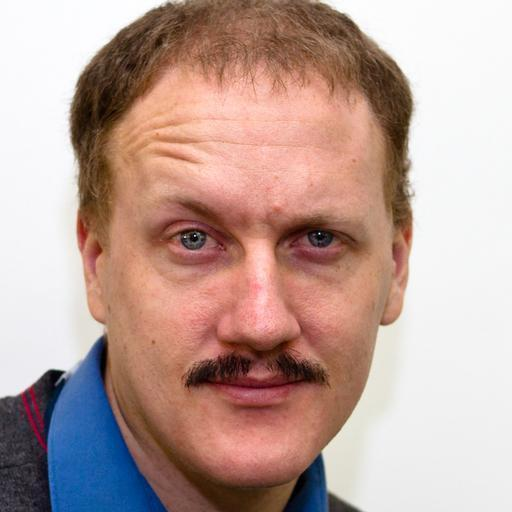
#> input picture dataset/test/imperfection/0011.jpg, 512 x 512 px
$ jupyter execute --allow-errors 02_preprocessing.ipynb
#> lines starting #> are read from the running program, lines starting #| are printed output that depends on the picture
#> further down, img is the input picture: shape (512, 512, 3); mean B, G, R 153.5, 161.1, 188
[cell 1]
from pathlib import Path
import cv2
import numpy as np
import matplotlib.pyplot as plt

import torch
from torchvision import transforms
from torchvision.datasets import ImageFolder
from torch.utils.data import DataLoader

[cell 2]
PROJECT_ROOT = Path.cwd().parent

DATASET_DIR = PROJECT_ROOT / "dataset"

TRAIN_DIR = DATASET_DIR / "train"
VAL_DIR = DATASET_DIR / "val"
TEST_DIR = DATASET_DIR / "test"

print(TRAIN_DIR)

CLAHE Function

[cell 3]
def apply_clahe(image):
    """
    Apply CLAHE on the luminance channel.
    Input: RGB image
    Output: RGB image
    """

    lab = cv2.cvtColor(image, cv2.COLOR_RGB2LAB)
#> lab: shape (512, 512, 3); mean of channels 0, 1, 2 173.1, 138.7, 136.8

    l, a, b = cv2.split(lab)
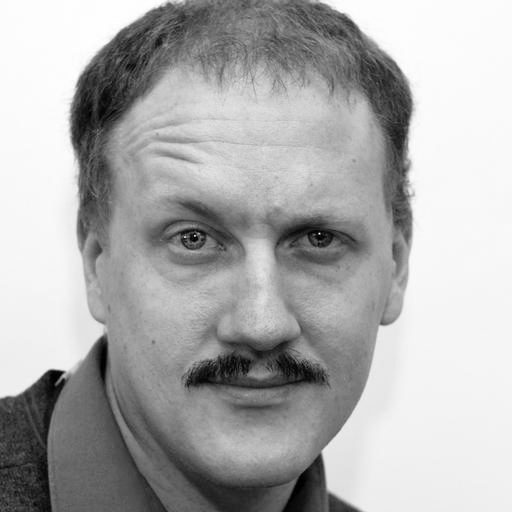
#> l: shape (512, 512); min 0, max 255, mean 173.1
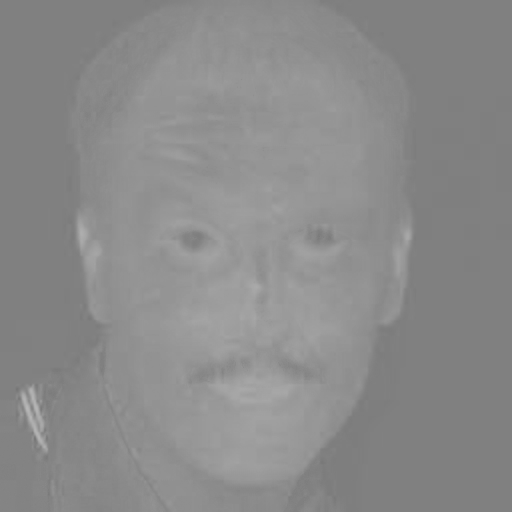
#> a: shape (512, 512); min 119, max 183, mean 138.7
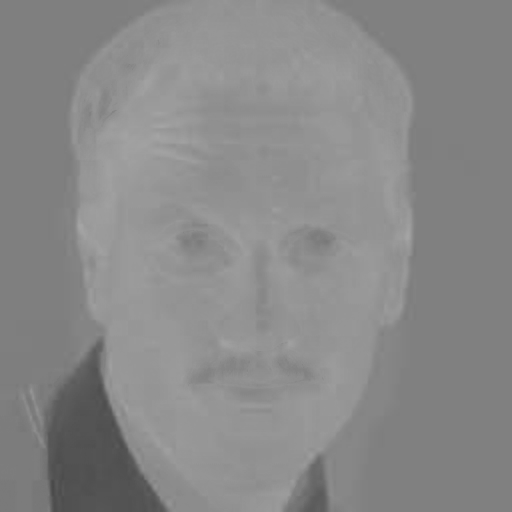
#> b: shape (512, 512); min 73, max 165, mean 136.8

    clahe = cv2.createCLAHE(
        clipLimit=2.0,
        tileGridSize=(8, 8)
    )

    l = clahe.apply(l)
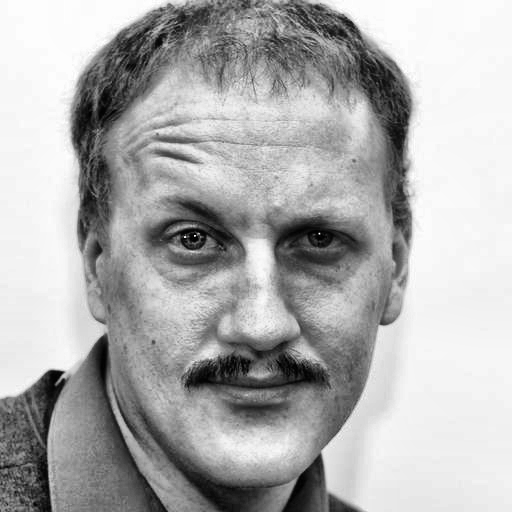
#> l: shape (512, 512); min 0, max 255, mean 174.5

    merged = cv2.merge((l, a, b))
#> merged: shape (512, 512, 3); mean of channels 0, 1, 2 174.5, 138.7, 136.8

    output = cv2.cvtColor(
        merged,
        cv2.COLOR_LAB2RGB
    )
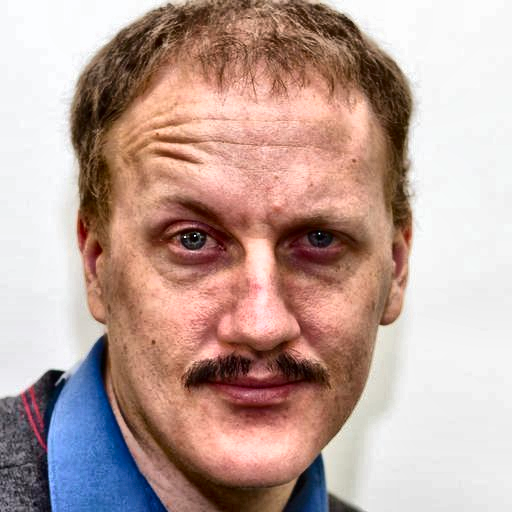
#> output: shape (512, 512, 3); mean R, G, B 189.4, 162.9, 155.3

    return output

Visualize CLAHE

[cell 4]
import random

sample_path = random.choice(
    list((TRAIN_DIR / "imperfection").glob("*"))
)

img = cv2.imread(str(sample_path))
img = cv2.cvtColor(img, cv2.COLOR_BGR2RGB)

clahe_img = apply_clahe(img)

plt.figure(figsize=(10,5))

plt.subplot(1,2,1)
plt.imshow(img)
plt.title("Original")
plt.axis("off")

plt.subplot(1,2,2)
plt.imshow(clahe_img)
plt.title("CLAHE")
plt.axis("off")

plt.show()

IMAGE_SIZE = 224

$ run again, on dataset/test/imperfection/0031.jpg
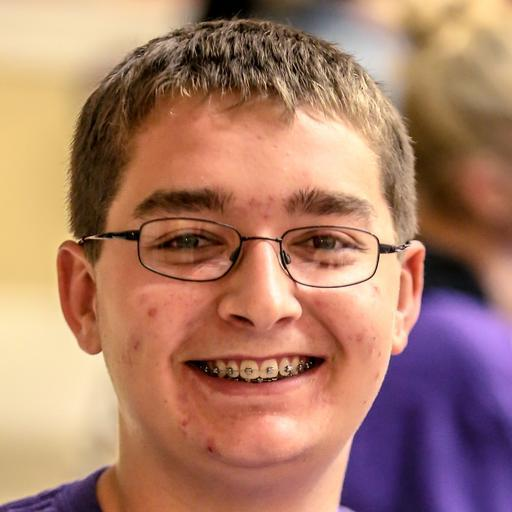
#> input picture dataset/test/imperfection/0031.jpg, 512 x 512 px
#> img is the input picture: shape (512, 512, 3); mean B, G, R 105.1, 125.4, 170.7
#> lab: shape (512, 512, 3); mean of channels 0, 1, 2 142.9, 144.3, 145.8
#> in apply_clahe, `l = clahe.apply(l)`:
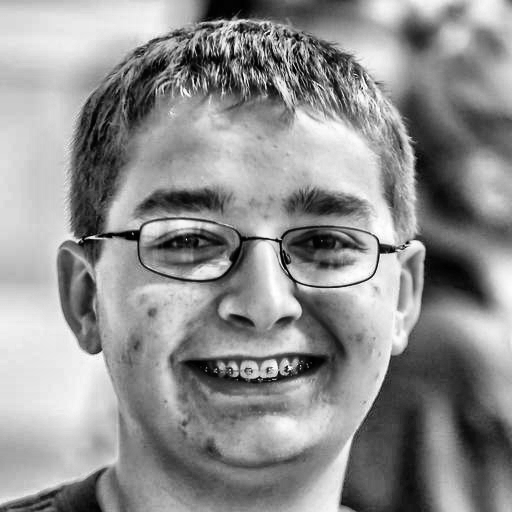
#> l: shape (512, 512); min 0, max 255, mean 143.7
#> merged: shape (512, 512, 3); mean of channels 0, 1, 2 143.7, 144.3, 145.8
#> in apply_clahe, `output = cv2.cvtColor( merged, cv2.COLOR_LAB2RGB )`:
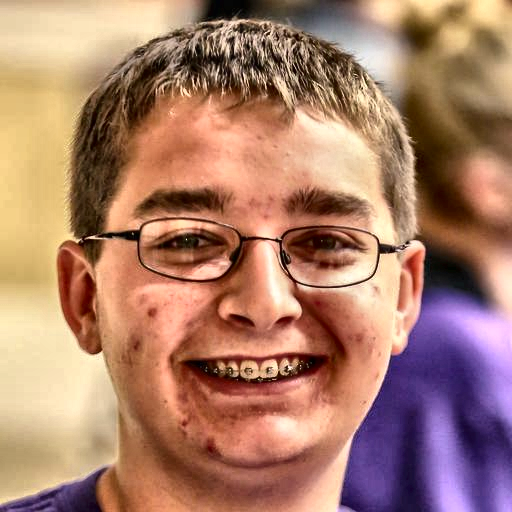
#> output: shape (512, 512, 3); mean R, G, B 171.2, 126.6, 106.5

$ run again, on dataset/test/imperfection/0034.jpg
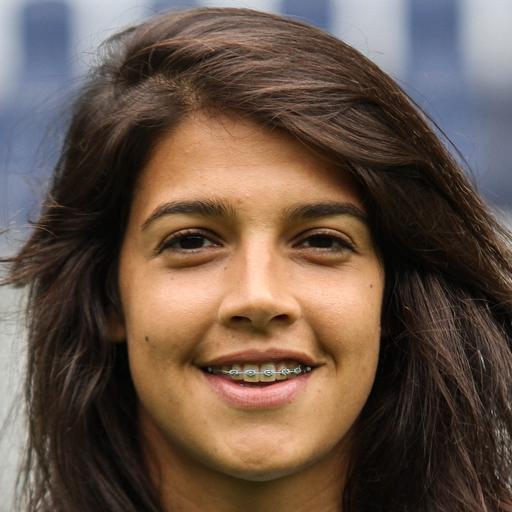
#> input picture dataset/test/imperfection/0034.jpg, 512 x 512 px
#> img is the input picture: shape (512, 512, 3); mean B, G, R 73.4, 85.6, 104.6
#> lab: shape (512, 512, 3); mean of channels 0, 1, 2 94, 134.6, 138
#> in apply_clahe, `l = clahe.apply(l)`:
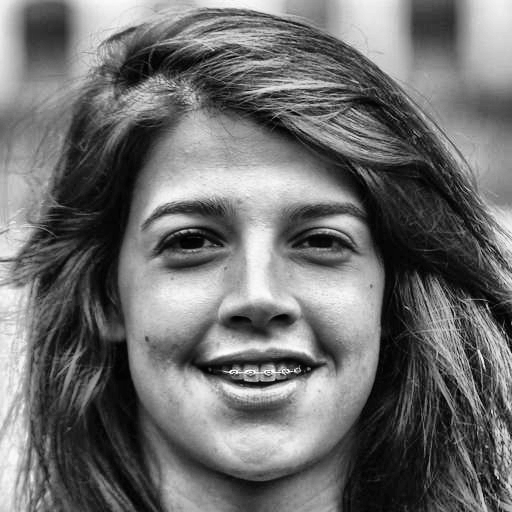
#> l: shape (512, 512); min 0, max 254, mean 110.4
#> merged: shape (512, 512, 3); mean of channels 0, 1, 2 110.4, 134.6, 138
#> in apply_clahe, `output = cv2.cvtColor( merged, cv2.COLOR_LAB2RGB )`:
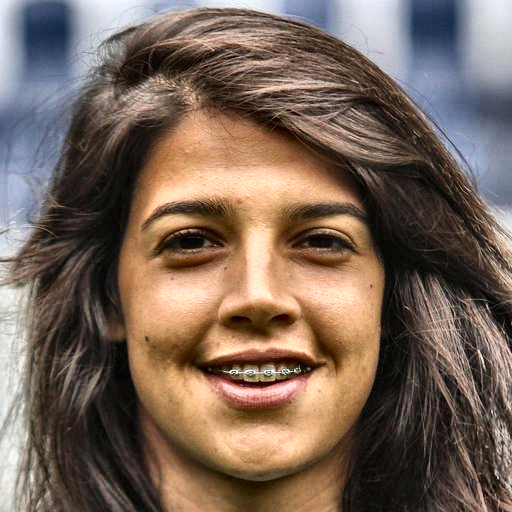
#> output: shape (512, 512, 3); mean R, G, B 120.6, 101.4, 88.9
